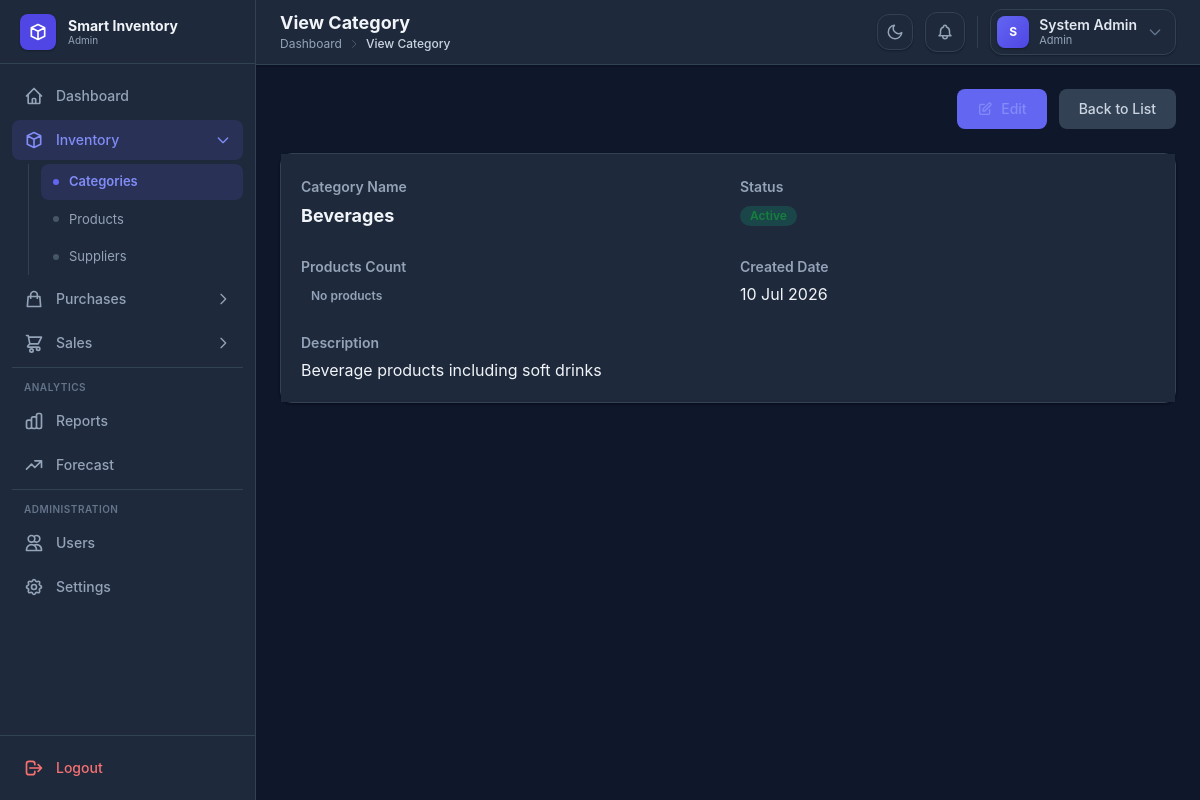
The page /categories/view.php?id=2 (signed in) on the database its author committed.
### tables this page shows
CREATE TABLE IF NOT EXISTS categories (
    id INT AUTO_INCREMENT PRIMARY KEY,
    name VARCHAR(100) NOT NULL UNIQUE,
    description TEXT,
    status ENUM('Active', 'Inactive') DEFAULT 'Active',
    created_at TIMESTAMP DEFAULT CURRENT_TIMESTAMP
);

### config/helpers.php (called while the page is built, shortened)
<?php
function executeQuery($conn, $sql, $params = [], $types = '') {
    $stmt = $conn->prepare($sql);
    if (!empty($types)) {
        $stmt->bind_param($types, ...$params);
    }
    $stmt->execute();
    return $stmt->get_result();
}
function fetchOne($conn, $sql, $params = [], $types = '') {
    $result = executeQuery($conn, $sql, $params, $types);
    if ($result && mysqli_num_rows($result) > 0) {
        return mysqli_fetch_assoc($result);
    }
    return null;
}

### categories/view.php (the view, shortened to what this page needs)
<?php
include "../config/database.php";
include "../config/helpers.php";
$id = isset($_GET['id']) ? (int)$_GET['id'] : 0;
$category = fetchOne($conn, "SELECT c.*, COUNT(p.id) AS product_count FROM categories c LEFT JOIN products p ON c.id = p.category_id WHERE c.id = ? GROUP BY c.id", [$id], "i");
?>
<!DOCTYPE html>
<html lang="en">
<head>
    <script src="https://cdn.tailwindcss.com"></script>
    <link rel="stylesheet" href="../assets/css/style.css">
</head>
<body class="bg-gray-50 dark:bg-slate-900">
    <div class="flex min-h-screen">
        <?php include "../includes/sidebar.php"; ?>
        <div class="flex-1 flex flex-col min-w-0">
            <?php include "../includes/header.php"; ?>
            <main class="p-4 lg:p-6">
                <div class="flex justify-end gap-3 mb-6">
                    <a href="edit.php?id=<?= $category['id'] ?>" class="btn btn-primary">
                        <svg class="w-4 h-4" fill="none" stroke="currentColor" viewBox="0 0 24 24"><path stroke-linecap="round" stroke-linejoin="round" stroke-width="2" d="M11 5H6a2 2 0 00-2 2v11a2 2 0 002 2h11a2 2 0 002-2v-5m-1.414-9.414a2 2 0 112.828 2.828L11.828 15H9v-2.828l8.586-8.586z"/></svg>
                        Edit
                    </a>
                    <a href="index.php" class="btn btn-secondary">Back to List</a>
                </div>
                <div class="card">
                    <div class="card-body">
                        <div class="grid grid-cols-1 md:grid-cols-2 gap-6">
                            <div>
                                <label class="text-sm font-semibold text-gray-500">Category Name</label>
                                <p class="text-lg font-bold text-gray-900 mt-1"><?= htmlspecialchars($category['name']) ?></p>
                            </div>
                            <div>
                                <label class="text-sm font-semibold text-gray-500">Status</label>
                                <p class="mt-1">
                                    <?php if ($category['status'] === 'Active'): ?>
                                        <span class="inline-flex items-center px-2.5 py-0.5 rounded-full text-xs font-semibold bg-green-100 text-green-700">Active</span>
                                    <?php else: ?>
                                        <span class="inline-flex items-center px-2.5 py-0.5 rounded-full text-xs font-semibold bg-red-100 text-red-700">Inactive</span>
                                    <?php endif; ?>
                                </p>
                            </div>
                            <div>
                                <label class="text-sm font-semibold text-gray-500">Products Count</label>
                                <p class="mt-1">
                                    <?php $pcount = (int)($category['product_count'] ?? 0); ?>
                                    <?php if ($pcount > 0): ?>
                                        <span class="inline-flex items-center px-2.5 py-0.5 rounded-full text-xs font-semibold bg-blue-100 text-blue-700">
                                            <?= $pcount ?> product<?= $pcount !== 1 ? 's' : '' ?>
                                        </span>
                                    <?php else: ?>
                                        <span class="inline-flex items-center px-2.5 py-0.5 rounded-full text-xs font-semibold bg-gray-100 text-gray-500">No products</span>
                                    <?php endif; ?>
                                </p>
                            </div>
                            <div>
                                <label class="text-sm font-semibold text-gray-500">Created Date</label>
                                <p class="text-gray-900 mt-1"><?= date('d M Y', strtotime($category['created_at'])) ?></p>
                            </div>
                            <div class="md:col-span-2">
                                <label class="text-sm font-semibold text-gray-500">Description</label>
                                <p class="text-gray-900 mt-1 whitespace-pre-wrap"><?= !empty($category['description']) ? htmlspecialchars($category['description']) : '<span class="text-gray-300">No description provided</span>' ?></p>
                            </div>
                        </div>
                    </div>
                </div>
            </main>
        </div>
    </div>
    <?php include "../includes/footer.php"; ?>
</body>
</html>

### assets/css/style.css (style rules this page uses)
* { margin: 0; padding: 0; box-sizing: border-box; }
body { font-family: 'Inter', system-ui, -apple-system, sans-serif; }
.dark body { background-color: #0f172a; color: #e2e8f0; }
.btn { display: inline-flex; align-items: center; gap: 0.5rem; padding: 0.625rem 1.25rem; border-radius: 0.5rem; font-weight: 500; font-size: 0.875rem; transition: all 0.15s ease; border: none; cursor: pointer; text-decoration: none; line-height: 1.25rem; }
.btn-primary { background-color: #6366f1; color: white; }
.btn-secondary { background-color: #e5e7eb; color: #374151; }
.dark .btn-secondary { background-color: #334155; color: #cbd5e1; }
.card { background-color: white; border-radius: 0.75rem; border: 1px solid #e5e7eb; box-shadow: 0 1px 2px rgba(0, 0, 0, 0.05); }
.dark .card { background-color: #1e293b; border-color: #334155; box-shadow: 0 1px 3px rgba(0, 0, 0, 0.3), 0 1px 2px rgba(0, 0, 0, 0.2); }
.card-body { padding: 1.25rem; }
.dark .card-body { background-color: #1e293b; }
.dark a { color: #818cf8; }
.dark .bg-gray-50 { background-color: #0f172a !important; }
.dark .bg-gray-100 { background-color: #1e293b !important; }
.dark .text-gray-900 { color: #f1f5f9 !important; }
.dark .text-gray-500 { color: #94a3b8 !important; }
.dark .bg-green-100 { background-color: rgba(16, 185, 129, 0.2) !important; }

### rows shown on the page
categories: name "Beverages", created_at "10 Jul 2026", description "Beverage products including soft drinks"

### other values the page prints
$role "Admin"
$label "Categories Products Suppliers"
$page_title "View Category"
$part "Dashboard"
$part "View Category"
substr($name, 0, 1) "S"
$name "System Admin"
